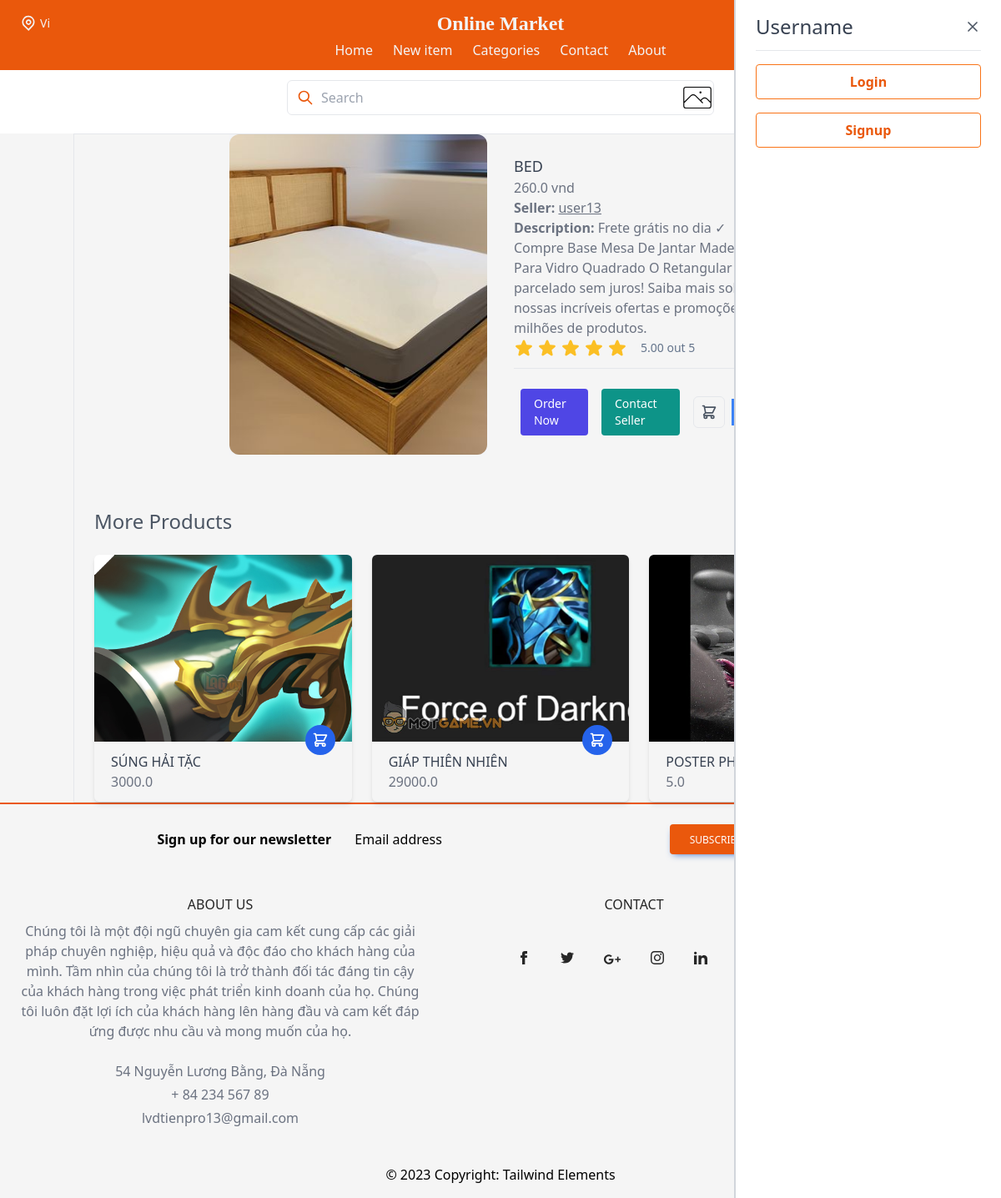
/items/85/, run on the app's committed database.
### item/models.py (models this page shows, shortened)
class Item(models.Model):
    category = models.ForeignKey(Category, related_name='items', on_delete=models.CASCADE)
    name = models.CharField(max_length=255)
    description = models.TextField(blank=True, null=True)
    price = models.FloatField()
    discount_price = models.FloatField(blank=True, null=True)
    image = models.ImageField(upload_to='item_images', blank=True, null=True)
    is_sold = models.BooleanField(default=False)
    average_rating = models.DecimalField(max_digits=3, decimal_places=2, default=0)
    created_by = models.ForeignKey(User, related_name='items', on_delete=models.CASCADE)
    created_at = models.DateTimeField(auto_now_add=True)
    def get_add_to_cart_url(self):
        return reverse("item:add-to-cart", kwargs={
            'pk': self.pk
        })
    def get_remove_from_cart_url(self):
        return reverse("item:remove-from-cart", kwargs={
            'pk': self.pk
        })

### item/views.py (the view)
# urls.py: path('<int:pk>/', views.detail, name='detail'),
def detail(request, pk):
    item = get_object_or_404(Item, pk=pk)
    related_items = Item.objects.filter(category=item.category, is_sold=False).exclude(pk=pk)[0:3]
    numbers = [0.5,1.5,2.5,3.5,4.5]
    return render(request, 'item/detail.html',{
        'item' : item,
        'related_items' : related_items,
        'numbers': numbers,
    })

### core/context_processors.py (called while the page is built)
def profile_picture(request):
    if request.user.is_authenticated:
        try:
            profile = Profile.objects.get(user=request.user)
            return {'profile_picture': profile.profileimg.url}
        except Profile.DoesNotExist:
            pass
    return {}

def cart_item_count(request):
    cart_count = 0
    if request.user.is_authenticated:
        order_items = OrderItem.objects.filter(user=request.user, ordered=False)
        cart_count = order_items.count()
    return {'cart_item_count': cart_count}

### item/templates/item/detail.html (shortened to what this page needs)
{% extends 'core/base.html' %}
{%block content%}
    <div class="container mx-auto px-6 border">
        <div class="md:flex md:items-center w-2/3 mx-auto">
            <div class="md:w-1/2 lg:h-96 flex justify-center items-center bg-gray-100">
                <img class="rounded-xl object-cover h-full" src="{{item.image.url}}" alt="{{item.name}}">
            </div>
            <div class="w-full max-w-lg mx-auto mt-5 md:ml-8 md:mt-0 md:w-1/2">
                <h3 class="text-gray-700 uppercase text-lg">{{item.name}}</h3>
                {% if item.discount_price %}
                    <span class="text-gray-500 mt-2 mr-2 text-red-500"><del>{{item.price}}</del></span>
                    <span class="text-gray-500 mt-2">{{item.discount_price}}</span>
                {% else %}
                    <span class="text-gray-500 mt-2">{{item.price}} vnd</span>
                {% endif %}
                <p class="text-gray-500"><strong>Seller: </strong> <a href="{% url 'core:profile' item.created_by.username %}" class="text-decoration-line: underline">{{item.created_by.username}}</a> </p>
                {%if item.description%}
                    <p class="text-gray-500"><strong>Description: </strong> {{item.description}} </p>
                {% endif %}
                <span class="flex items-center gap-4 text-sm rounded text-slate-500">
                <span class="flex gap-1 text-amber-400" role="img" aria-label="Rating: 4 out of 5 stars">
                {% for i in numbers %}
                    {% if i <= item.average_rating %}
                    <span aria-hidden="true">
                      </span>
                      {% endif %}
                {% endfor %}
                    </span>
                    <span> {{item.average_rating}} out 5</span>
                </span>
                <hr class="my-3">
                {% if request.user == item.created_by %}
                    <div class="bg-white rounded-xl">
                        <p class="my-6">This is your item </p>
                        <a href="{% url 'item:edit' item.id %}" class="px-4 py-2 mx-2 bg-teal-600 text-white text-sm font-medium rounded hover:bg-teal-400 focus:outline-none focus:bg-indigo-500">Edit</a>
                        <a href="{% url 'item:delete' item.id %}" class="px-4 py-2 mx-2 bg-red-600 text-white text-sm font-medium rounded hover:bg-red-400 focus:outline-none focus:bg-indigo-500">Delete</a>
                    </div>
                {% else %}
                    <div class="flex items-center mt-6">
                        <a href="{{ item.get_add_to_cart_url }}" class="px-4 py-2 mx-2 bg-indigo-600 text-white text-sm font-medium rounded hover:bg-indigo-400 focus:outline-none focus:bg-indigo-500">Order Now</a>
                        <a href="{%url 'conversation:new' item.id%}" class="px-4 py-2 mx-2 bg-teal-600 text-white text-sm font-medium rounded hover:bg-teal-400 focus:outline-none focus:bg-indigo-500">Contact Seller</a>
                        <a href="{{ item.get_add_to_cart_url }}" class="mx-2 text-gray-600 border rounded-md p-2 hover:bg-gray-200 focus:outline-none">
                            <svg class="h-5 w-5" fill="none" stroke-linecap="round" stroke-linejoin="round" stroke-width="2" viewBox="0 0 24 24" stroke="currentColor"><path d="M3 3h2l.4 2M7 13h10l4-8H5.4M7 13L5.4 5M7 13l-2.293 2.293c-.63.63-.184 1.707.707 1.707H17m0 0a2 2 0 100 4 2 2 0 000-4zm-8 2a2 2 0 11-4 0 2 2 0 014 0z"></path></svg>
                        </a>
                        <a href="{{ item.get_remove_from_cart_url }}">
                        </a>
                    </div>
                {% endif %}
            </div>
        </div>
        <div class="mt-16">
            <h3 class="text-gray-600 text-2xl font-medium">More Products</h3>
            <div class="grid gap-6 grid-cols-1 sm:grid-cols-2 lg:grid-cols-3 xl:grid-cols-4 mt-6">
                {% for item in related_items %}
                    <a href="{% url 'item:detail' item.id %}">
                        <div class="w-full max-w-sm mx-auto rounded-md shadow-md overflow-hidden">
                            <div class="flex items-end justify-end h-56 w-full bg-cover" style="background-image: url('{{item.image.url}}')">
                                <button class="p-2 rounded-full bg-blue-600 text-white mx-5 -mb-4 hover:bg-blue-500 focus:outline-none focus:bg-blue-500">
                                    <svg class="h-5 w-5" fill="none" stroke-linecap="round" stroke-linejoin="round" stroke-width="2" viewBox="0 0 24 24" stroke="currentColor"><path d="M3 3h2l.4 2M7 13h10l4-8H5.4M7 13L5.4 5M7 13l-2.293 2.293c-.63.63-.184 1.707.707 1.707H17m0 0a2 2 0 100 4 2 2 0 000-4zm-8 2a2 2 0 11-4 0 2 2 0 014 0z"></path></svg>
                                </button>
                            </div>
                            <div class="px-5 py-3">
                                <h3 class="text-gray-700 uppercase">{{item.name}}</h3>
                                {% if item.discount_price %}
                                    <span class="text-gray-500 mt-2">{{item.discount_price}}</span>
                                {% else %}
                                    <span class="text-gray-500 mt-2">{{item.price}}</span>
                                {% endif %}
                            </div>
                        </div>
                    </a>
                {% endfor %}
            </div>
        </div>
    </div>
{%endblock%}

### data on the page
Item: image (picture), name "BED", price "260.0", created_by.username "user13", description "Frete grátis no dia ✓ Compre Base Mesa De Jantar Madeira Para Vidro Quadrado O Retangular parcelado sem juros! Saiba mais sobre nossas incríveis ofertas e promoções em milhões de produtos.", average_rating "5.00"
Item: image (picture), name "SÚNG HẢI TẶC", price "3000.0"
Item: image (picture), name "GIÁP THIÊN NHIÊN", price "29000.0"
Item: name "POSTER PHÒNG NGỦ", price "5.0"
